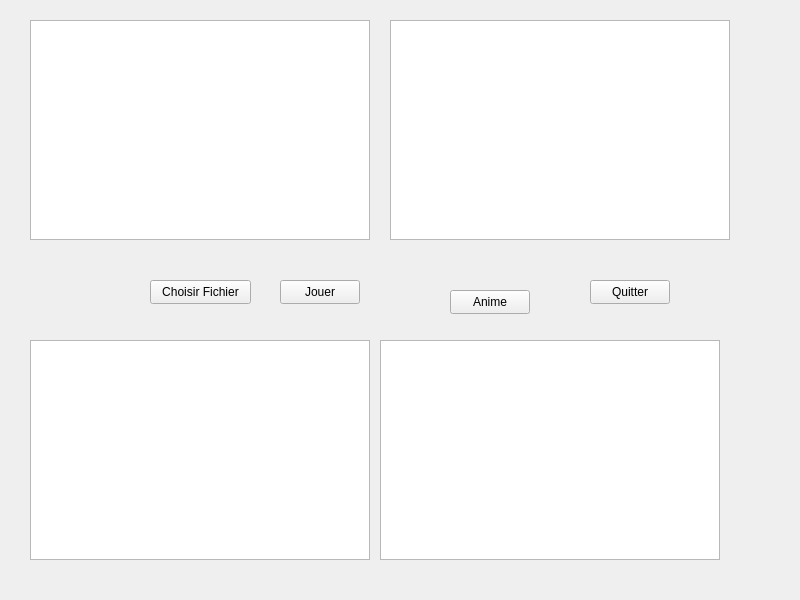
<?xml version="1.0" encoding="UTF-8"?>
<ui version="4.0">
 <class>Widget</class>
 <widget class="QWidget" name="Widget">
  <property name="geometry">
   <rect>
    <x>0</x>
    <y>0</y>
    <width>800</width>
    <height>600</height>
   </rect>
  </property>
  <property name="windowTitle">
   <string>Widget</string>
  </property>
  <widget class="QGraphicsView" name="maVues">
   <property name="geometry">
    <rect>
     <x>30</x>
     <y>20</y>
     <width>340</width>
     <height>220</height>
    </rect>
   </property>
   <property name="verticalScrollBarPolicy">
    <enum>Qt::ScrollBarAlwaysOff</enum>
   </property>
   <property name="horizontalScrollBarPolicy">
    <enum>Qt::ScrollBarAlwaysOff</enum>
   </property>
  </widget>
  <widget class="QGraphicsView" name="maVues4">
   <property name="geometry">
    <rect>
     <x>380</x>
     <y>340</y>
     <width>340</width>
     <height>220</height>
    </rect>
   </property>
   <property name="verticalScrollBarPolicy">
    <enum>Qt::ScrollBarAlwaysOff</enum>
   </property>
   <property name="horizontalScrollBarPolicy">
    <enum>Qt::ScrollBarAlwaysOff</enum>
   </property>
  </widget>
  <widget class="QGraphicsView" name="maVues2">
   <property name="geometry">
    <rect>
     <x>30</x>
     <y>340</y>
     <width>340</width>
     <height>220</height>
    </rect>
   </property>
   <property name="verticalScrollBarPolicy">
    <enum>Qt::ScrollBarAlwaysOff</enum>
   </property>
   <property name="horizontalScrollBarPolicy">
    <enum>Qt::ScrollBarAlwaysOff</enum>
   </property>
  </widget>
  <widget class="QGraphicsView" name="maVues3">
   <property name="geometry">
    <rect>
     <x>390</x>
     <y>20</y>
     <width>340</width>
     <height>220</height>
    </rect>
   </property>
   <property name="verticalScrollBarPolicy">
    <enum>Qt::ScrollBarAlwaysOff</enum>
   </property>
   <property name="horizontalScrollBarPolicy">
    <enum>Qt::ScrollBarAlwaysOff</enum>
   </property>
  </widget>
  <widget class="QPushButton" name="pushButton">
   <property name="geometry">
    <rect>
     <x>590</x>
     <y>280</y>
     <width>80</width>
     <height>24</height>
    </rect>
   </property>
   <property name="text">
    <string>Quitter</string>
   </property>
  </widget>
  <widget class="QPushButton" name="pushButton_2">
   <property name="geometry">
    <rect>
     <x>450</x>
     <y>290</y>
     <width>80</width>
     <height>24</height>
    </rect>
   </property>
   <property name="text">
    <string>Anime</string>
   </property>
  </widget>
  <widget class="QPushButton" name="pushButtonPlayExternalSound">
   <property name="geometry">
    <rect>
     <x>280</x>
     <y>280</y>
     <width>80</width>
     <height>24</height>
    </rect>
   </property>
   <property name="text">
    <string>Jouer</string>
   </property>
  </widget>
  <widget class="QPushButton" name="pushButtonChooseFile">
   <property name="geometry">
    <rect>
     <x>150</x>
     <y>280</y>
     <width>101</width>
     <height>24</height>
    </rect>
   </property>
   <property name="text">
    <string>Choisir Fichier</string>
   </property>
  </widget>
 </widget>
 <resources/>
 <connections>
  <connection>
   <sender>pushButton</sender>
   <signal>clicked()</signal>
   <receiver>Widget</receiver>
   <slot>close()</slot>
   <hints>
    <hint type="sourcelabel">
     <x>189</x>
     <y>303</y>
    </hint>
    <hint type="destinationlabel">
     <x>116</x>
     <y>295</y>
    </hint>
   </hints>
  </connection>
 </connections>
</ui>
